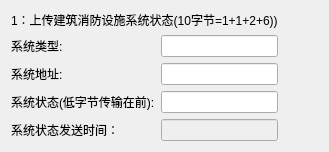
               <widget class="QWidget" name="page_1">
                <layout class="QGridLayout" name="gridLayout_3">
                 <item row="5" column="1">
                  <widget class="QLineEdit" name="Line_1_4">
                   <property name="enabled">
                    <bool>false</bool>
                   </property>
                  </widget>
                 </item>
                 <item row="5" column="0">
                  <widget class="QLabel" name="label_19">
                   <property name="text">
                    <string>系统状态发送时间：</string>
                   </property>
                  </widget>
                 </item>
                 <item row="3" column="0">
                  <widget class="QLabel" name="label_17">
                   <property name="text">
                    <string>系统地址:</string>
                   </property>
                  </widget>
                 </item>
                 <item row="1" column="1">
                  <widget class="QLineEdit" name="Line_1_1"/>
                 </item>
                 <item row="1" column="0">
                  <widget class="QLabel" name="label_16">
                   <property name="text">
                    <string>系统类型:</string>
                   </property>
                  </widget>
                 </item>
                 <item row="1" column="5">
                  <spacer name="horizontalSpacer_2">
                   <property name="orientation">
                    <enum>Qt::Orientation::Horizontal</enum>
                   </property>
                   <property name="sizeHint" stdset="0">
                    <size>
                     <width>40</width>
                     <height>20</height>
                    </size>
                   </property>
                  </spacer>
                 </item>
                 <item row="4" column="1">
                  <widget class="QLineEdit" name="Line_1_3"/>
                 </item>
                 <item row="3" column="1">
                  <widget class="QLineEdit" name="Line_1_2"/>
                 </item>
                 <item row="4" column="0">
                  <widget class="QLabel" name="label_18">
                   <property name="text">
                    <string>系统状态(低字节传输在前):</string>
                   </property>
                  </widget>
                 </item>
                 <item row="0" column="0" colspan="2">
                  <widget class="QLabel" name="label_20">
                   <property name="maximumSize">
                    <size>
                     <width>16777215</width>
                     <height>60</height>
                    </size>
                   </property>
                   <property name="text">
                    <string>1：上传建筑消防设施系统状态(10字节=1+1+2+6))</string>
                   </property>
                  </widget>
                 </item>
                </layout>
               </widget>
